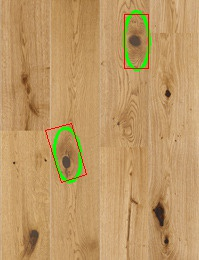
#> input picture detection/img/ex(binRes).jpg, 199 x 260 px
$ python dark_areas2.0.py   (older library calls are emulated)
#> lines starting #> are read from the running program, lines starting #| are printed output that depends on the picture; after the words box and inside, x2 and y2 are one past the last pixel; in counts of white or black regions, pixels touching at a corner belong together
__author__ = 'KolesnikG'

import numpy as np
import cv2

name=str(input('Enter the file name: '))
#> the answer given: img/ex(binRes).jpg
img = cv2.imread(name)
#> img is the input picture: shape (260, 199, 3); mean B, G, R 101.6, 152, 188.9
index=name.find('.jpg')
name=name[:index]+'(binRes)'+'.jpg'


gray = cv2.cvtColor(img,cv2.COLOR_BGR2GRAY)
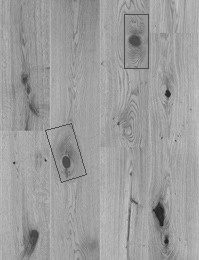
#> gray: shape (260, 199); min 28, max 202, mean 157.2

gray_blur = cv2.GaussianBlur(gray, (15, 15), 0)
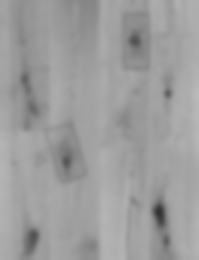
#> gray_blur: shape (260, 199); min 50, max 187, mean 157.2
ret, thresh = cv2.threshold(gray_blur,0,255,cv2.THRESH_BINARY_INV+cv2.THRESH_OTSU)
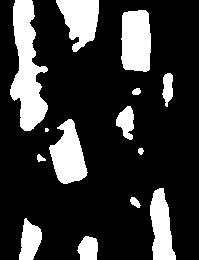
#> thresh: shape (260, 199); 20.6% white; 14 white regions (1 under 20 px), largest, box (x1, y1, x2, y2) and area: (10, 0, 48, 131) 2816, (121, 10, 151, 72) 1670, (49, 119, 88, 184) 1549
#> ret = 149
kernel = np.ones((3, 3), np.uint8)
closing = cv2.morphologyEx(thresh, cv2.MORPH_GRADIENT, kernel, iterations=1)
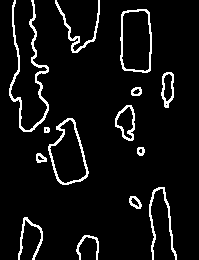
#> closing: shape (260, 199); 6.6% white in thin lines or dots, all inside (x1, y1, x2, y2) = (9, 0, 177, 260)
cont_img=closing.copy()
image, contours, hierarchy = cv2.findContours(cont_img,cv2.RETR_EXTERNAL,cv2.CHAIN_APPROX_NONE)
#> contours = 14 contours; largest, box (x1, y1, x2, y2) and area: (120, 9, 152, 73) 1774, (48, 118, 89, 185) 1690, (9, 0, 49, 132) 504, (115, 105, 135, 141) 474, (161, 72, 174, 108) 324
print('All contours:',len(contours))
#| All contours: 14


def getCount(cnt):
    count=[]
    for c in contours:
            area = cv2.contourArea(c)
            if area < 700 or area > 1000000:
                continue
            else:
                count+=[c]
#> this loop made 14 passes
#> area on passes 1 to 12: 88, 145, 101.5, 207, 66, 49, 24, 1690.5, 473.5, 70.5, 323.5, 1774.5
    return count
print('After calibration:',len(getCount(contours)))
#| After calibration: 2

def getMask(cnt, i):
    mask = np.zeros_like(thresh)
    cv2.drawContours(mask, cnt,i, 255, -1)
    out = np.zeros_like(thresh)
    out[mask == 255] = thresh[mask == 255]
    return out

def getContourImage(cnt,i):
    box=np.int0(cv2.boxPoints(cv2.minAreaRect(cnt[i])))
    x=box[0][0];y=box[1][1]
    w=box[3][0];h=box[0][1]

    z=getMask(cnt,i)[y:h,x:w]

    if z.size==0:
        return False
    elif cv2.countNonZero(z)/z.size<0.2:
        return False
    else:
        print('Rectangle','x:',x,', y:',y,', w:',w,', h:',h)
        return True

c=getCount(contours)
#> the loop in getCount (call 2), `for c in contours:` made 14 passes
#> c = 2 contours; box (x1, y1, x2, y2) and area: (120, 9, 152, 73) 1774, (48, 118, 89, 185) 1690
for i in range(0,len(c)):
    if  getContourImage(c,i)==True:
        ell = cv2.fitEllipse(c[i])
        cv2.ellipse(img, ell, (0,255,0), 2)
        box=np.int0(cv2.boxPoints(cv2.minAreaRect(c[i])))
        cv2.drawContours(img,[box],0,(0,0,255),1)
#> this loop made 2 passes
#> (x in getContourImage, y in getContourImage, w in getContourImage, h in getContourImage, ell) on pass 1: (57, 124, 90, 186, ((67.99, 155), (35.3, 66.32), 173.5))
#> (x in getContourImage, y in getContourImage, w in getContourImage, h in getContourImage) on pass 2: (151, 72, 151, 72)
#| Rectangle x: 57 , y: 124 , w: 90 , h: 186
#> pass 1, in getContourImage, `z=getMask(cnt,i)[y:h,x:w]`:
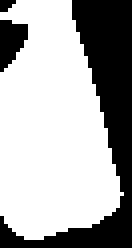
#> z: shape (62, 33) (shown 4 times larger); 66.7% white; 3 black regions (1 under 20 px), largest, box (x1, y1, x2, y2) and area: (0, 0, 33, 62) 611, (0, 5, 7, 18) 62
#> after the loop:
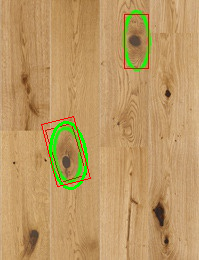
#> img: shape (260, 199, 3); 1.22% of pixels changed, all inside (x1, y1, x2, y2) = (41, 116, 91, 190)

cv2.imwrite(name,img)
print('Image was saved in program folder(dest) with name:',name)

$ run again, on detection/img/ex1.jpg
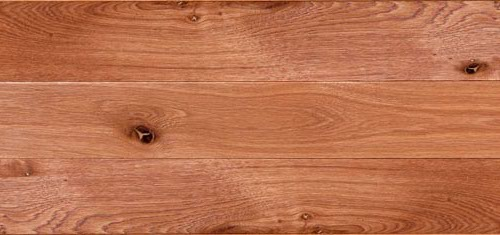
#> input picture detection/img/ex1.jpg, 500 x 235 px
#> img is the input picture: shape (235, 500, 3); mean B, G, R 79.7, 114, 187.3
#> `ret, thresh = cv2.threshold(gray_blur,0,255,cv2.THRESH_BINARY_INV+cv2...`:
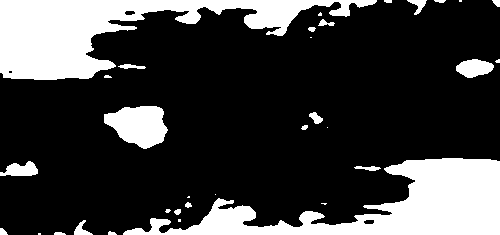
#> thresh: shape (235, 500); 23.8% white; 33 white regions (12 under 20 px), largest, box (x1, y1, x2, y2) and area: (0, 0, 377, 80) 12227, (123, 158, 500, 235) 11960, (104, 106, 168, 149) 1902
#> ret = 124
#> closing: shape (235, 500); 5% white in thin lines or dots
#> contours = 33 contours, 12 with area under 20; largest, box (x1, y1, x2, y2) and area: (103, 105, 169, 150) 2042, (0, 0, 378, 81) 1220, (122, 157, 500, 235) 1066, (455, 58, 500, 79) 596, (0, 160, 39, 177) 436
#| All contours: 33
#> the loop in getCount, `for c in contours:` made 33 passes
#> area on passes 2, 3, 5, 6, 8, 9, 11, 14: 20.5, 20.5, 52.5, 77, 49, 30.5, 46, 122
#| After calibration: 3
#> the loop in getCount (call 2), `for c in contours:` made 33 passes
#> c = 3 contours; box (x1, y1, x2, y2) and area: (103, 105, 169, 150) 2042, (0, 0, 378, 81) 1220, (122, 157, 500, 235) 1066
#> the loop `for i in range(0,len(c)):` made 3 passes
#> (x in getContourImage, y in getContourImage, w in getContourImage, h in getContourImage) on passes 1 to 3: (128, 216, 505, 268), (168, 149, 168, 149), (5, 43, 381, 98)
#> pass 3, in getContourImage (call 3), `z=getMask(cnt,i)[y:h,x:w]`:
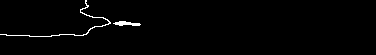
#> z: shape (55, 376); 1.4% white in thin lines or dots, all inside (x1, y1, x2, y2) = (0, 0, 141, 37)
